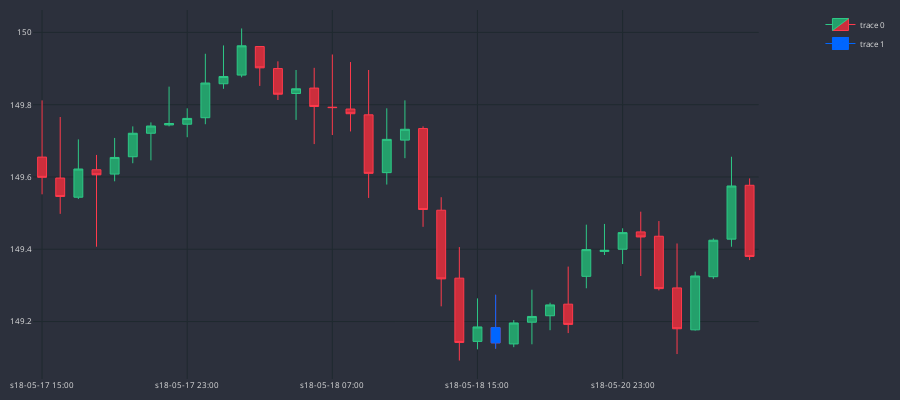

Notebook code cell kept with this figure:
### Code cell
MARKER = '#0066FF'
dfp = df_an.iloc[14680:14720]
cp = CandlePlot(dfp, candles=True)
df_temp = cp.df_plot[cp.df_plot.TWEEZER_TOP == True]
cp.fig.add_trace(go.Candlestick(
                x = df_temp.sTime,
                open = df_temp.mid_o,
                high = df_temp.mid_h,
                low = df_temp.mid_l,
                close = df_temp.mid_c,
                line=dict(width=1), opacity=1,
                increasing_fillcolor=MARKER,
                decreasing_fillcolor=MARKER,
                increasing_line_color=MARKER,
                decreasing_line_color=MARKER
            ))

cp.show_plot()

### Figure 1 — Plotly figure (JSON) as saved in the notebook; plotly's stock layout.template omitted (floating-point values rounded to 4 significant figures)
{"data": [{"close": [149.6, 149.5, 149.6, 149.6, 149.7, 149.7, 149.7, 149.7, 149.8, 149.9, 149.9, 150.0, 149.9, 149.8, 149.8, 149.8, 149.8, 149.8, 149.6, 149.7, 149.7, 149.5, 149.3, 149.1, 149.2, 149.1, 149.2, 149.2, 149.2, 149.2, 149.4, 149.4, 149.4, 149.4, 149.3, 149.2, 149.3, 149.4, 149.6, 149.4], "decreasing": {"fillcolor": "#CC2E3C", "line": {"color": "#FF3A4C"}}, "high": [149.8, 149.8, 149.7, 149.7, 149.7, 149.7, 149.8, 149.8, 149.8, 149.9, 150.0, 150.0, 150.0, 149.9, 149.9, 149.9, 149.9, 149.9, 149.9, 149.8, 149.8, 149.7, 149.5, 149.4, 149.3, 149.3, 149.2, 149.3, 149.3, 149.4, 149.5, 149.5, 149.5, 149.5, 149.5, 149.4, 149.3, 149.4, 149.7, 149.6], "increasing": {"fillcolor": "#24A06B", "line": {"color": "#2EC886"}}, "line": {"width": 1}, "low": [149.6, 149.5, 149.5, 149.4, 149.6, 149.6, 149.6, 149.7, 149.7, 149.7, 149.8, 149.9, 149.9, 149.8, 149.8, 149.7, 149.7, 149.7, 149.5, 149.6, 149.7, 149.5, 149.2, 149.1, 149.1, 149.1, 149.1, 149.1, 149.2, 149.2, 149.3, 149.4, 149.4, 149.3, 149.3, 149.1, 149.2, 149.3, 149.4, 149.4], "opacity": 1, "open": [149.7, 149.6, 149.5, 149.6, 149.6, 149.7, 149.7, 149.7, 149.7, 149.8, 149.9, 149.9, 150.0, 149.9, 149.8, 149.8, 149.8, 149.8, 149.8, 149.6, 149.7, 149.7, 149.5, 149.3, 149.1, 149.2, 149.1, 149.2, 149.2, 149.2, 149.3, 149.4, 149.4, 149.4, 149.4, 149.3, 149.2, 149.3, 149.4, 149.6], "type": "candlestick", "x": ["s18-05-17 15:00", "s18-05-17 16:00", "s18-05-17 17:00", "s18-05-17 18:00", "s18-05-17 19:00", "s18-05-17 20:00", "s18-05-17 21:00", "s18-05-17 22:00", "s18-05-17 23:00", "s18-05-18 00:00", "s18-05-18 01:00", "s18-05-18 02:00", "s18-05-18 03:00", "s18-05-18 04:00", "s18-05-18 05:00", "s18-05-18 06:00", "s18-05-18 07:00", "s18-05-18 08:00", "s18-05-18 09:00", "s18-05-18 10:00", "s18-05-18 11:00", "s18-05-18 12:00", "s18-05-18 13:00", "s18-05-18 14:00", "s18-05-18 15:00", "s18-05-18 16:00", "s18-05-18 17:00", "s18-05-18 18:00", "s18-05-18 19:00", "s18-05-18 20:00", "s18-05-20 21:00", "s18-05-20 22:00", "s18-05-20 23:00", "s18-05-21 00:00", "s18-05-21 01:00", "s18-05-21 02:00", "s18-05-21 03:00", "s18-05-21 04:00", "s18-05-21 05:00", "s18-05-21 06:00"]}, {"close": [149.1], "decreasing": {"fillcolor": "#0066FF", "line": {"color": "#0066FF"}}, "high": [149.3], "increasing": {"fillcolor": "#0066FF", "line": {"color": "#0066FF"}}, "line": {"width": 1}, "low": [149.1], "opacity": 1, "open": [149.2], "type": "candlestick", "x": ["s18-05-18 16:00"]}], "layout": {"font": {"color": "#e1e1e1", "size": 8}, "height": 400, "margin": {"b": 10, "l": 10, "r": 10, "t": 10}, "paper_bgcolor": "#2c303c", "plot_bgcolor": "#2c303c", "width": 900, "xaxis": {"anchor": "y", "domain": [0, 0.94], "gridcolor": "#1f292f", "nticks": 5, "rangeslider": {"visible": false}}, "yaxis": {"anchor": "x", "domain": [0, 1], "gridcolor": "#1f292f"}, "yaxis2": {"anchor": "x", "gridcolor": "#1f292f", "overlaying": "y", "side": "right"}}}
